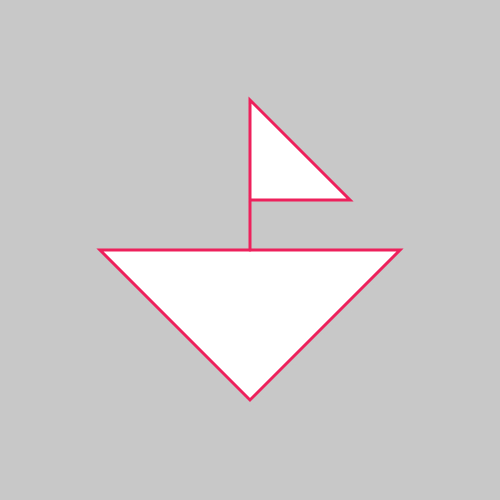
Frame 1 (no input)
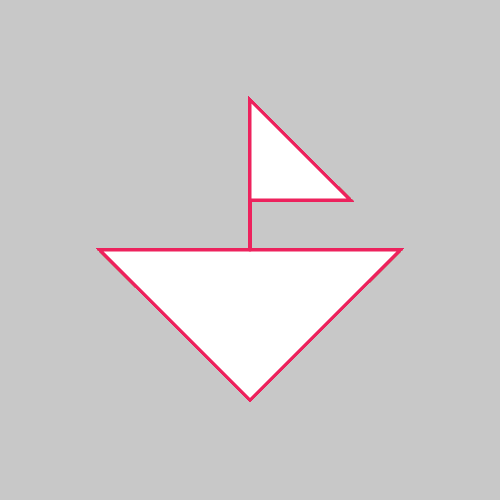
Frame 60 (no input)
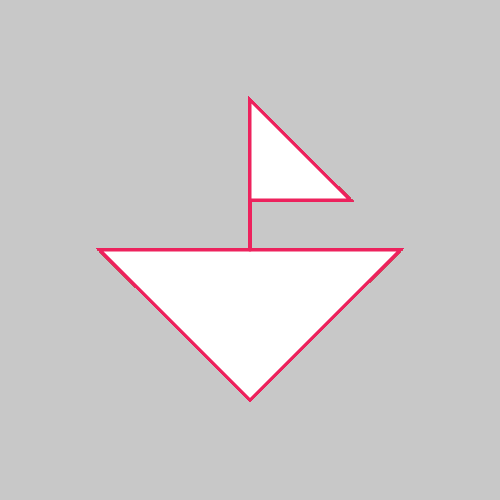
Frame 120 (the mouse pressed at the canvas centre since frame 60)

The p5.js sketch that drew these frames (run headless with seeded random() and noise() and a simulated clock; from frame 60 on, the mouse is pressed at the canvas centre):

// p5.js sketch
// ── sketch.js
 
function setup() {
createCanvas(500, 500);
 background(200);

}

function draw() {
strokeWeight(3);
stroke(237, 34, 93);

beginShape();
fill(255);  
vertex(100,250);
vertex(400,250);
vertex(100,250);
vertex(250,400);
vertex(250,400);
vertex(400,250);
 
endShape(CLOSE);








beginShape();
vertex(250,250);
vertex(250,100);
vertex(250,100);
vertex(350,200);
vertex(250,200);
endShape();
 }


 
